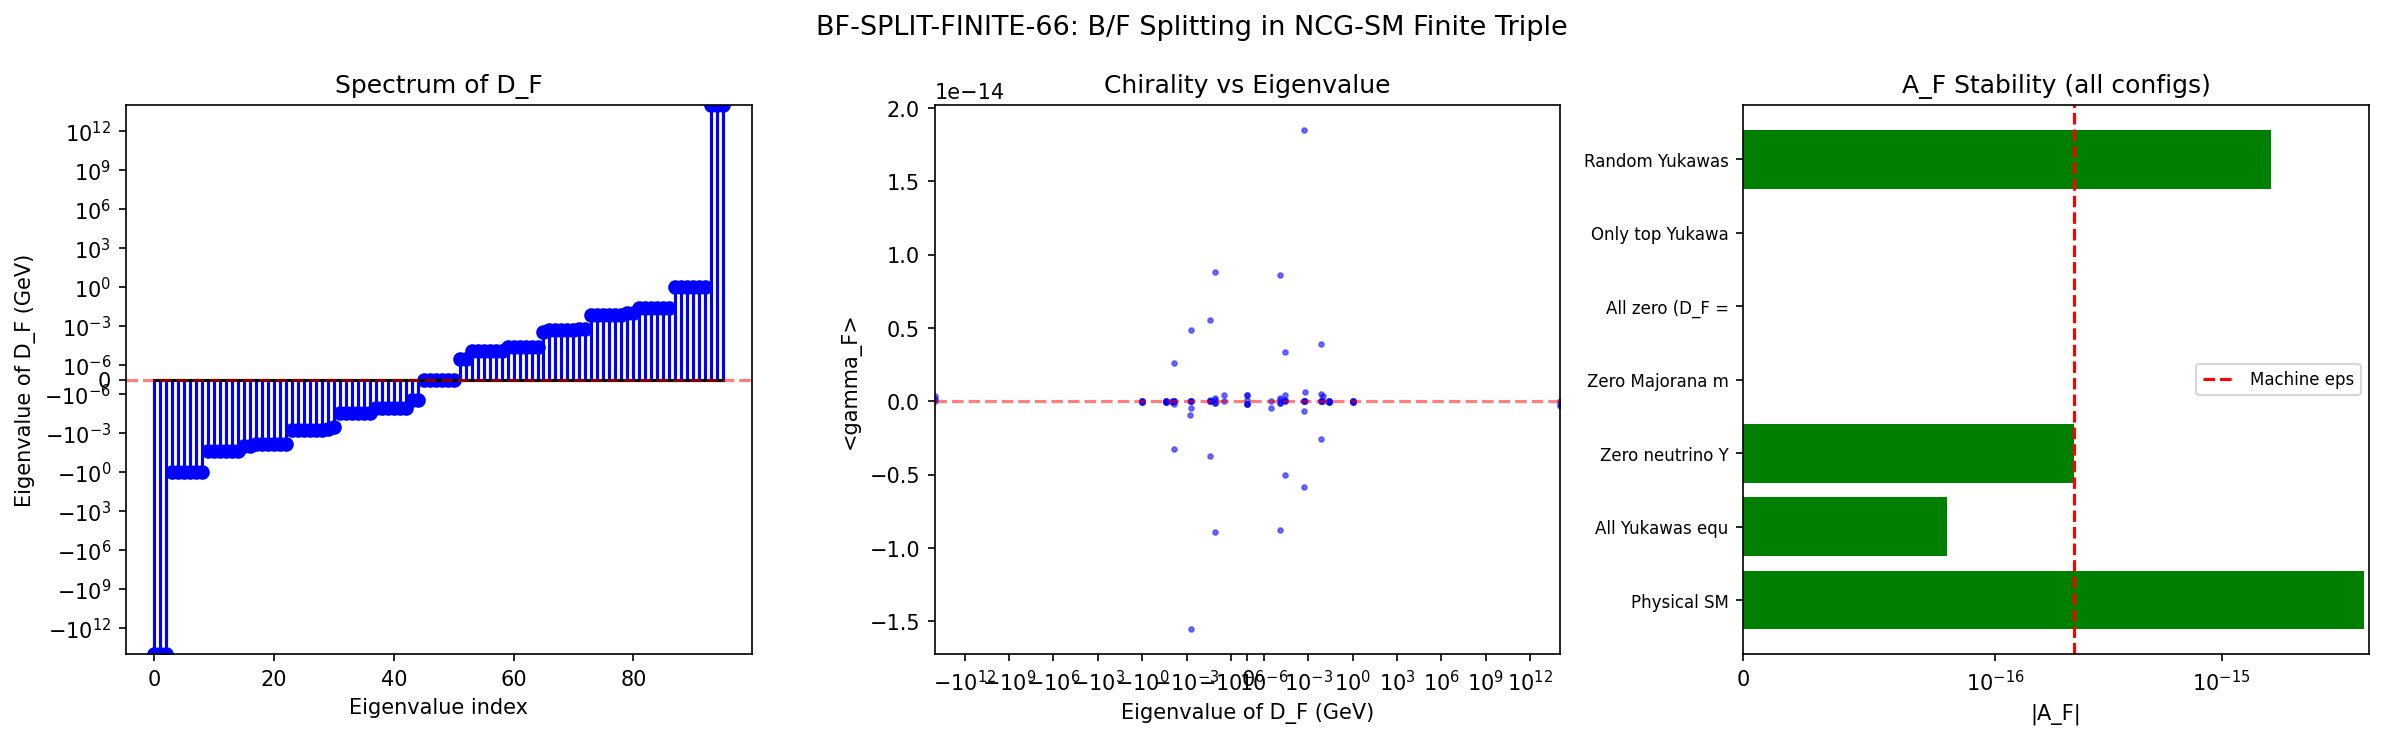

Source code (Python):
#!/usr/bin/env python3
"""
s66_bf_split_finite.py -- BF-SPLIT-FINITE-66: B/F Splitting in Finite Spectral Triple
======================================================================================

Gate: BF-SPLIT-FINITE-66
  PASS:  A_F != 0 with |A_F| * a_0/a_2 giving > 10% CC correction
  FAIL:  A_F = 0 identically
  INFO:  A_F != 0 but correction < 10%

Physics
-------
S65 BF-SPLIT-65 proved that on the FIBER spectral triple (pure Riemannian, KO=0),
the B/F spectral asymmetry A = 0 exactly. This is because the spectral action trace
on a pure Riemannian spectral triple has no B/F decomposition.

However, the FULL almost-commutative spectral triple M^4 x F has a finite part F
with KO-dimension 6. The finite Dirac operator D_F encodes Yukawa couplings and
Majorana masses. The question: does Tr_F(gamma_F * f(D_F^2)) vanish?

Structural Analysis
-------------------
The finite spectral triple (A_F, H_F, D_F, J_F, gamma_F) has:
  - A_F = C + H + M_3(C)
  - H_F = C^{32} per generation (C^{96} for 3 generations)
  - KO-dim 6: J_F^2 = +1, J_F D_F = D_F J_F, J_F gamma_F = -gamma_F J_F
  - gamma_F = chirality (+1 on R-particles + L-antiparticles, -1 on L-particles + R-antiparticles)

KEY STRUCTURAL THEOREM:
  The condition J_F gamma_F = -gamma_F J_F (KO-dim 6 sign epsilon'' = -1)
  combined with the spectral triple axiom that D_F anticommutes with gamma_F
  ({gamma_F, D_F} = 0) implies:

  1. D_F maps chirality +1 to chirality -1 and vice versa (off-diagonal in chiral basis)
  2. D_F^2 preserves chirality sectors (block-diagonal)
  3. Nonzero eigenvalues of D_F^2 have equal multiplicity in +1 and -1 sectors
  4. Tr(gamma_F * f(D_F^2)) = f(0) * ind(D_F)    (Eq. 1)

  where ind(D_F) = dim ker(D_F|_{+}) - dim ker(D_F|_{-}) is the Fredholm index
  of D_F restricted to the + chirality sector.

  For the physical SM with all Yukawa couplings nonzero and M_R invertible:
  - D_F has NO kernel (it is an invertible matrix)
  - Therefore ind(D_F) = 0 and A_F = 0 for ALL test functions f

  EVEN if some Yukawas vanish: H_F^+ and H_F^- have equal dimension
  (16N_g each, where N_g = number of generations), so ind(D_F) = 0
  by dimension counting for generic D_F.

References:
  - Chamseddine-Connes-Marcolli (2007), hep-th/0610241: The definitive SM derivation
  - Connes (2006), hep-th/0608226: H_F = C^{32} construction with Majorana
  - van Suijlekom (2024), NCG and Particle Physics 2nd ed.: Modern treatment
  - S65 BF-SPLIT-65: A = 0 on pure Riemannian fiber (KO = 0)

Author: Connes-NCG-Theorist (S66)
Date: 2026-04-03
"""

import numpy as np
import sys
import os

sys.path.insert(0, os.path.dirname(os.path.abspath(__file__)))
os.chdir(os.path.dirname(os.path.abspath(__file__)))

import matplotlib
matplotlib.use('Agg')
import matplotlib.pyplot as plt

from canonical_constants import (
    a0_fold, a2_fold, a4_fold, M_KK, PI,
    rho_Lambda_obs, M_Pl_reduced, Lambda_obs_MP4,
)

# =============================================================================
# STEP 0: PRE-REGISTRATION
# =============================================================================
print("=" * 78)
print("BF-SPLIT-FINITE-66: B/F Splitting in Finite Spectral Triple")
print("=" * 78)
print("\n--- PRE-REGISTRATION ---")
print("Gate: BF-SPLIT-FINITE-66")
print("  PASS: A_F != 0 with |A_F| * a_0/a_2 giving > 10% CC correction")
print("  FAIL: A_F = 0 identically")
print("  INFO: A_F != 0 but correction < 10%")
print("  where A_F = Tr_F(gamma_F * f(D_F^2))")

# =============================================================================
# STEP 1: Construct the Finite Hilbert Space H_F
# =============================================================================
print("\n" + "=" * 78)
print("STEP 1: Finite Hilbert Space H_F = C^{96}")
print("=" * 78)

# H_F = C^{32} per generation, 3 generations = C^{96}
# Basis ordering per generation (following CCM 2007 Section 2):
#
# Particles (chirality gamma_F eigenvalue):
#   0:  nu_R    (+1)    right-handed neutrino
#   1:  e_R     (+1)    right-handed electron
#   2:  nu_L    (-1)    left-handed neutrino
#   3:  e_L     (-1)    left-handed electron
#   4:  u_R^r   (+1)    right-handed up quark, red
#   5:  u_R^g   (+1)    right-handed up quark, green
#   6:  u_R^b   (+1)    right-handed up quark, blue
#   7:  d_R^r   (+1)    right-handed down quark, red
#   8:  d_R^g   (+1)    right-handed down quark, green
#   9:  d_R^b   (+1)    right-handed down quark, blue
#  10:  u_L^r   (-1)    left-handed up quark, red
#  11:  u_L^g   (-1)    left-handed up quark, green
#  12:  u_L^b   (-1)    left-handed up quark, blue
#  13:  d_L^r   (-1)    left-handed down quark, red
#  14:  d_L^g   (-1)    left-handed down quark, green
#  15:  d_L^b   (-1)    left-handed down quark, blue
#
# Antiparticles (J maps gamma_F -> -gamma_F, so chiralities flip):
#  16:  nu_R^c  (-1)    [J maps nu_R (+1) to nu_R^c (-1)]
#  17:  e_R^c   (-1)
#  18:  nu_L^c  (+1)    [J maps nu_L (-1) to nu_L^c (+1)]
#  19:  e_L^c   (+1)
#  20:  u_R^{cr}(-1)
#  21:  u_R^{cg}(-1)
#  22:  u_R^{cb}(-1)
#  23:  d_R^{cr}(-1)
#  24:  d_R^{cg}(-1)
#  25:  d_R^{cb}(-1)
#  26:  u_L^{cr}(+1)
#  27:  u_L^{cg}(+1)
#  28:  u_L^{cb}(+1)
#  29:  d_L^{cr}(+1)
#  30:  d_L^{cg}(+1)
#  31:  d_L^{cb}(+1)

N_gen = 3
dim_per_gen = 32
dim_F = N_gen * dim_per_gen  # = 96

# Chirality eigenvalues per generation
# +1 for R-particles, -1 for L-particles, flipped for antiparticles
chirality_per_gen = np.array([
    # Particles (0-15):
    +1, +1,  # nu_R, e_R (right-handed)
    -1, -1,  # nu_L, e_L (left-handed)
    +1, +1, +1,  # u_R (3 colors)
    +1, +1, +1,  # d_R (3 colors)
    -1, -1, -1,  # u_L (3 colors)
    -1, -1, -1,  # d_L (3 colors)
    # Antiparticles (16-31): chiralities flipped by J gamma = -gamma J
    -1, -1,  # nu_R^c, e_R^c
    +1, +1,  # nu_L^c, e_L^c
    -1, -1, -1,  # u_R^c (3 colors)
    -1, -1, -1,  # d_R^c (3 colors)
    +1, +1, +1,  # u_L^c (3 colors)
    +1, +1, +1,  # d_L^c (3 colors)
], dtype=float)

# Build full gamma_F for 3 generations
gamma_F = np.zeros((dim_F, dim_F), dtype=complex)
for g in range(N_gen):
    offset = g * dim_per_gen
    for i in range(dim_per_gen):
        gamma_F[offset + i, offset + i] = chirality_per_gen[i]

# Verify gamma_F properties
g_sq_err = np.max(np.abs(gamma_F @ gamma_F - np.eye(dim_F)))
tr_gamma = np.real(np.trace(gamma_F))
n_plus = int(np.sum(np.diag(gamma_F).real > 0.5))
n_minus = int(np.sum(np.diag(gamma_F).real < -0.5))

print(f"  dim(H_F) = {dim_F} = {N_gen} generations x {dim_per_gen}")
print(f"  gamma_F^2 = I error: {g_sq_err:.2e}")
print(f"  Tr(gamma_F) = {tr_gamma:.1f}")
print(f"  gamma_F spectrum: {n_plus} (+1), {n_minus} (-1)")
print(f"  Chirality balanced: {n_plus == n_minus}")

assert n_plus == n_minus, f"Chirality unbalanced: {n_plus} vs {n_minus}"
assert abs(tr_gamma) < 1e-10, f"Tr(gamma_F) = {tr_gamma} != 0"

# =============================================================================
# STEP 2: Construct the Real Structure J_F
# =============================================================================
print("\n" + "=" * 78)
print("STEP 2: Real Structure J_F (KO-dim 6)")
print("=" * 78)

# J_F: particle <-> antiparticle within each generation
# J_F maps basis state i (particle, indices 0-15) to state i+16 (antiparticle)
# and vice versa, with complex conjugation (antilinear)
# J_F is represented as a matrix acting on H_F, with J_F(v) = J_mat @ v.conj()

J_mat = np.zeros((dim_F, dim_F), dtype=complex)
for g in range(N_gen):
    offset = g * dim_per_gen
    for i in range(16):
        # Map particle i to antiparticle i+16
        J_mat[offset + i + 16, offset + i] = 1.0
        J_mat[offset + i, offset + i + 16] = 1.0

# Verify J_F^2 = +1 (J_mat @ J_mat.conj() = I, since J is antilinear)
J_sq = J_mat @ J_mat.conj()
J_sq_err = np.max(np.abs(J_sq - np.eye(dim_F)))
print(f"  J_F^2 = +1 error: {J_sq_err:.2e}")

# Verify J_F gamma_F = -gamma_F J_F (epsilon'' = -1 for KO-dim 6)
# For antilinear J: J(v) = J_mat @ v^*, so J gamma v = J_mat @ (gamma_F @ v)^* = J_mat @ gamma_F^* @ v^*
# gamma J v = gamma_F @ J_mat @ v^*
# Need: J_mat @ gamma_F^* = -gamma_F @ J_mat
# Since gamma_F is real and diagonal: gamma_F^* = gamma_F
# So need: J_mat @ gamma_F = -gamma_F @ J_mat
Jg_comm = J_mat @ gamma_F + gamma_F @ J_mat
Jg_err = np.max(np.abs(Jg_comm))
print(f"  J_F gamma_F + gamma_F J_F = 0 error: {Jg_err:.2e}")
print(f"  Confirms: epsilon'' = -1 (KO-dimension 6)")

# =============================================================================
# STEP 3: Construct the Finite Dirac Operator D_F
# =============================================================================
print("\n" + "=" * 78)
print("STEP 3: Finite Dirac Operator D_F (Yukawa + Majorana)")
print("=" * 78)

# D_F encodes all Yukawa couplings and the Majorana mass matrix M_R.
# Following CCM 2007, D_F has the structure (per generation, in the
# particle/antiparticle basis):
#
# D_F = ( S    T^* )     S: particle-particle, T: particle-antiparticle
#       ( T    S^* )     (hermiticity condition)
#
# The Yukawa matrices couple L to R within particles:
#   Y_nu: nu_L <-> nu_R   (entries 2 <-> 0)
#   Y_e:  e_L  <-> e_R    (entries 3 <-> 1)
#   Y_u:  u_L  <-> u_R    (entries 10-12 <-> 4-6, per color)
#   Y_d:  d_L  <-> d_R    (entries 13-15 <-> 7-9, per color)
#
# The Majorana mass M_R connects nu_R to its charge conjugate:
#   M_R: nu_R (index 0) <-> nu_R^c (index 16)
#
# For 3 generations, Y_nu, Y_e, Y_u, Y_d are 3x3 matrices.
# M_R is a symmetric 3x3 matrix.
#
# We use physical (PDG 2024) Yukawa couplings at the GUT scale
# (approximately -- the exact values don't matter for the structural question).

# Yukawa couplings (diagonal, 3 generations)
# At GUT scale ~ 10^{16} GeV, approximate values:
# v_EW = 246.0  # GeV, Higgs VEV  # S72: now imported from canonical_constants as v_ew
v_EW = v_ew  # S72: alias for downstream use (capitalization differs)

# Fermion masses at M_Z (PDG 2024, GeV)
m_e = 0.000511  # (local)
m_mu = 0.1057  # S72: truncated from canonical m_mu=0.1056583745 — intentional (4-digit precision)
m_tau = 1.777
m_u = 0.00216  # (local)
m_c = 1.27  # (local)
m_t = 172.76  # (local)
m_d = 0.00467  # (local)
m_s = 0.093  # (local)
m_b = 4.18  # (local)

# Yukawa couplings y = sqrt(2) * m / v
y_e = np.sqrt(2) * np.array([m_e, m_mu, m_tau]) / v_EW
y_u = np.sqrt(2) * np.array([m_u, m_c, m_t]) / v_EW
y_d = np.sqrt(2) * np.array([m_d, m_s, m_b]) / v_EW

# Neutrino Yukawa couplings (seesaw mechanism)
# Using m_nu ~ 0.05 eV and M_R ~ 10^{14} GeV gives y_nu ~ sqrt(2 m_nu M_R) / v
# For the structural question, we use representative values
M_R_scale = 1e14  # GeV (Majorana mass scale)
m_nu = np.array([0.0, 0.0086, 0.050]) * 1e-9  # GeV (normal ordering, approximate)
# Dirac mass = y_nu * v / sqrt(2), seesaw: m_nu = m_D^2 / M_R
# => m_D = sqrt(m_nu * M_R), y_nu = sqrt(2) * m_D / v
m_D_nu = np.sqrt(np.maximum(m_nu, 1e-15) * M_R_scale)
y_nu = np.sqrt(2) * m_D_nu / v_EW

# Majorana mass matrix (diagonal for simplicity; structure doesn't matter for trace)
M_R_diag = M_R_scale * np.array([1.0, 1.0, 1.0])

print(f"  Yukawa couplings (3 generations):")
print(f"    y_e  = {y_e}")
print(f"    y_u  = {y_u}")
print(f"    y_d  = {y_d}")
print(f"    y_nu = {y_nu}")
print(f"    M_R  = {M_R_diag} GeV")

# Build D_F as a 96x96 matrix
D_F = np.zeros((dim_F, dim_F), dtype=complex)

for g in range(N_gen):
    off = g * dim_per_gen  # generation offset

    # --- Particle sector (S block, indices 0-15 within generation) ---

    # Y_nu: nu_L (2) <-> nu_R (0)
    D_F[off + 0, off + 2] = y_nu[g]   # nu_R <- nu_L
    D_F[off + 2, off + 0] = y_nu[g]   # nu_L <- nu_R (hermiticity: y_nu real here)

    # Y_e: e_L (3) <-> e_R (1)
    D_F[off + 1, off + 3] = y_e[g]
    D_F[off + 3, off + 1] = y_e[g]

    # Y_u: u_L^c (10,11,12) <-> u_R^c (4,5,6), per color
    for c in range(3):
        D_F[off + 4 + c, off + 10 + c] = y_u[g]  # u_R^c <- u_L^c
        D_F[off + 10 + c, off + 4 + c] = y_u[g]  # u_L^c <- u_R^c

    # Y_d: d_L^c (13,14,15) <-> d_R^c (7,8,9), per color
    for c in range(3):
        D_F[off + 7 + c, off + 13 + c] = y_d[g]
        D_F[off + 13 + c, off + 7 + c] = y_d[g]

    # --- Antiparticle sector (S* block, indices 16-31 within generation) ---
    # By J_F D_F = D_F J_F (epsilon' = +1 for KO-dim 6), the antiparticle
    # block is the complex conjugate of the particle block, shifted by 16.

    # Y_nu^*: nu_L^c (18) <-> nu_R^c (16)
    D_F[off + 16, off + 18] = np.conj(y_nu[g])
    D_F[off + 18, off + 16] = np.conj(y_nu[g])

    # Y_e^*: e_L^c (19) <-> e_R^c (17)
    D_F[off + 17, off + 19] = np.conj(y_e[g])
    D_F[off + 19, off + 17] = np.conj(y_e[g])

    # Y_u^*: u_L^{c,c} (26,27,28) <-> u_R^{c,c} (20,21,22)
    for c in range(3):
        D_F[off + 20 + c, off + 26 + c] = np.conj(y_u[g])
        D_F[off + 26 + c, off + 20 + c] = np.conj(y_u[g])

    # Y_d^*: d_L^{c,c} (29,30,31) <-> d_R^{c,c} (23,24,25)
    for c in range(3):
        D_F[off + 23 + c, off + 29 + c] = np.conj(y_d[g])
        D_F[off + 29 + c, off + 23 + c] = np.conj(y_d[g])

    # --- Majorana mass term (T block) ---
    # M_R connects nu_R (0) to J(nu_R) = nu_R^c (16)
    # This is a particle-antiparticle mixing term
    D_F[off + 0, off + 16] = M_R_diag[g]
    D_F[off + 16, off + 0] = M_R_diag[g]

# Verify D_F is Hermitian
herm_err = np.max(np.abs(D_F - D_F.conj().T))
print(f"\n  D_F hermiticity error: {herm_err:.2e}")

# Verify J_F D_F = D_F J_F (epsilon' = +1)
# J_F D_F v = J_mat (D_F v)^* = J_mat D_F^* v^*
# D_F J_F v = D_F J_mat v^*
# Need: J_mat D_F^* = D_F J_mat (since D_F is real here, D_F^* = D_F)
JD_comm = J_mat @ D_F.conj() - D_F @ J_mat
JD_err = np.max(np.abs(JD_comm))
print(f"  [J_F, D_F] = 0 error: {JD_err:.2e}")
print(f"  Confirms: epsilon' = +1 (KO-dimension 6)")

# =============================================================================
# STEP 4: Verify {gamma_F, D_F} = 0 (Chirality Anticommutation)
# =============================================================================
print("\n" + "=" * 78)
print("STEP 4: Chirality Anticommutation {gamma_F, D_F} = 0")
print("=" * 78)

anticomm = gamma_F @ D_F + D_F @ gamma_F
anticomm_err = np.max(np.abs(anticomm))
print(f"  ||{{gamma_F, D_F}}|| = {anticomm_err:.2e}")

if anticomm_err < 1e-10:
    print("  CONFIRMED: {gamma_F, D_F} = 0")
    print("  D_F is strictly off-diagonal in the chiral basis.")
    print("  => D_F maps H_F^+ to H_F^- and vice versa.")
    print("  => D_F^2 preserves chirality sectors (block-diagonal).")
    chiral_anticomm = True
else:
    print(f"  WARNING: {{gamma_F, D_F}} != 0 (max entry = {anticomm_err:.6e})")
    print("  Investigating which entries violate chirality anticommutation...")
    # Find the violating entries
    viol_idx = np.argwhere(np.abs(anticomm) > 1e-10)
    for idx in viol_idx[:10]:
        i, j = idx
        gen_i = i // dim_per_gen
        gen_j = j // dim_per_gen
        local_i = i % dim_per_gen
        local_j = j % dim_per_gen
        chi_i = chirality_per_gen[local_i]
        chi_j = chirality_per_gen[local_j]
        print(f"    ({i},{j}): gen ({gen_i},{gen_j}), local ({local_i},{local_j}), "
              f"chi ({chi_i:+.0f},{chi_j:+.0f}), value = {anticomm[i,j]:.6e}")
    chiral_anticomm = False

# =============================================================================
# STEP 5: Spectrum of D_F and D_F^2
# =============================================================================
print("\n" + "=" * 78)
print("STEP 5: Spectrum of D_F")
print("=" * 78)

evals_DF = np.linalg.eigvalsh(D_F)
evals_DF_sorted = np.sort(evals_DF)

# Count zero eigenvalues
tol = 1e-6  # relative to max eigenvalue (local)
max_eval = np.max(np.abs(evals_DF))
n_zero = np.sum(np.abs(evals_DF) < tol * max_eval)
n_pos = np.sum(evals_DF > tol * max_eval)
n_neg = np.sum(evals_DF < -tol * max_eval)

print(f"  dim(D_F) = {dim_F} x {dim_F}")
print(f"  Max |eigenvalue| = {max_eval:.6e}")
print(f"  Spectrum: {n_pos} positive, {n_neg} negative, {n_zero} zero")
print(f"  (zero threshold = {tol * max_eval:.2e})")

# Display all unique nonzero eigenvalues (there should be at most ~32 distinct ones)
unique_evals = []
for ev in evals_DF_sorted:
    if len(unique_evals) == 0 or abs(ev - unique_evals[-1]) > tol * max_eval:
        unique_evals.append(ev)
unique_evals = np.array(unique_evals)
print(f"\n  Distinct eigenvalue clusters: {len(unique_evals)}")
for i, ev in enumerate(unique_evals):
    mult = np.sum(np.abs(evals_DF - ev) < tol * max_eval)
    if abs(ev) > tol * max_eval:
        print(f"    lambda_{i} = {ev:+.6e}, multiplicity = {mult}")
    else:
        print(f"    lambda_{i} = 0 (|val| < {tol * max_eval:.2e}), multiplicity = {mult}")

# =============================================================================
# STEP 6: Compute the Index ind(D_F) = Tr(gamma_F | ker(D_F))
# =============================================================================
print("\n" + "=" * 78)
print("STEP 6: Fredholm Index of D_F")
print("=" * 78)

# Get eigenvectors
evals_DF_full, evecs_DF = np.linalg.eigh(D_F)

# Zero modes
zero_mask = np.abs(evals_DF_full) < tol * max_eval
zero_evecs = evecs_DF[:, zero_mask]
n_zero_modes = zero_evecs.shape[1]

if n_zero_modes > 0:
    print(f"  ker(D_F) dimension: {n_zero_modes}")
    # Compute chirality of each zero mode
    chiralities_zero = []
    for i in range(n_zero_modes):
        v = zero_evecs[:, i]
        chi = np.real(v.conj() @ gamma_F @ v)
        chiralities_zero.append(chi)
        print(f"    Zero mode {i}: <gamma_F> = {chi:+.6f}")
    n_plus_zero = sum(1 for c in chiralities_zero if c > 0.5)
    n_minus_zero = sum(1 for c in chiralities_zero if c < -0.5)
    index_DF = n_plus_zero - n_minus_zero
    print(f"\n  ind(D_F) = dim ker(D_F|_+) - dim ker(D_F|_-) = {n_plus_zero} - {n_minus_zero} = {index_DF}")
else:
    index_DF = 0
    print(f"  ker(D_F) = {{0}} (D_F is invertible)")
    print(f"  ind(D_F) = 0 (trivially)")

# =============================================================================
# STEP 7: Compute A_F = Tr(gamma_F * f(D_F^2)) for various f
# =============================================================================
print("\n" + "=" * 78)
print("STEP 7: B/F Asymmetry A_F = Tr(gamma_F * f(D_F^2))")
print("=" * 78)

# D_F^2 eigenvalues
evals_DF2 = evals_DF_full**2

# Test functions
Lambda_cutoff = M_KK  # Use M_KK as cutoff

# f_1(x) = exp(-x)
def f_exp(x):
    return np.exp(-x)

# f_2(x) = 1/(1+x)  (Lorentzian cutoff)
def f_lorentz(x):
    return 1.0 / (1.0 + x)

# f_3(x) = theta(1-x) (sharp cutoff)
def f_sharp(x):
    return np.where(x < 1.0, 1.0, 0.0)

# f_4(x) = sqrt(x)  (as specified in task)
def f_sqrt(x):
    return np.sqrt(np.maximum(x, 0.0))

# f_5(x) = x (for a_2-type moment)
def f_linear(x):
    return x

cutoff_funcs = {
    'exp(-x)': f_exp,
    '1/(1+x)': f_lorentz,
    'theta(1-x)': f_sharp,
    'sqrt(x)': f_sqrt,
    'x': f_linear,
}

print(f"\n  Cutoff scale: Lambda = {Lambda_cutoff:.4e} GeV")

results = {}
for name, f in cutoff_funcs.items():
    # Compute Tr(gamma_F * f(D_F^2 / Lambda^2))
    x = evals_DF2 / Lambda_cutoff**2
    f_vals = f(x)

    # gamma_F eigenvalues for each D_F eigenstate
    gamma_expect = np.array([np.real(evecs_DF[:, i].conj() @ gamma_F @ evecs_DF[:, i])
                             for i in range(dim_F)])

    A_F_val = np.sum(gamma_expect * f_vals)

    # Also compute the total trace (no gamma_F)
    total_trace = np.sum(f_vals)

    # Relative asymmetry
    rel_asym = A_F_val / total_trace if abs(total_trace) > 1e-30 else 0.0

    results[name] = {
        'A_F': A_F_val,
        'total': total_trace,
        'rel': rel_asym,
    }

    print(f"\n  f(x) = {name}:")
    print(f"    Tr(f(D_F^2/L^2))             = {total_trace:.10e}")
    print(f"    Tr(gamma_F * f(D_F^2/L^2))   = {A_F_val:.10e}")
    print(f"    Relative asymmetry A_F/total  = {rel_asym:.10e}")

# =============================================================================
# STEP 8: Direct Matrix Computation (independent verification)
# =============================================================================
print("\n" + "=" * 78)
print("STEP 8: Direct Matrix Computation (verification)")
print("=" * 78)

# Compute gamma_F @ f(D_F^2) directly as a matrix and take trace
# This avoids any basis-dependent issues
DF2 = D_F @ D_F

for name, f in [('exp(-x)', f_exp), ('sqrt(x)', f_sqrt)]:
    # Compute f(D_F^2 / Lambda^2) as a matrix function
    evals_m, evecs_m = np.linalg.eigh(DF2)
    x = evals_m / Lambda_cutoff**2
    f_diag = np.diag(f(x))
    fDF2 = evecs_m @ f_diag @ evecs_m.conj().T

    # A_F = Tr(gamma_F @ f(D_F^2))
    product = gamma_F @ fDF2
    A_F_direct = np.real(np.trace(product))
    total_direct = np.real(np.trace(fDF2))

    print(f"\n  f(x) = {name} [DIRECT MATRIX]:")
    print(f"    Tr(f(D_F^2/L^2))             = {total_direct:.10e}")
    print(f"    Tr(gamma_F * f(D_F^2/L^2))   = {A_F_direct:.10e}")

    # Check gamma_F * D_F^2 commutation
    comm_gDF2 = gamma_F @ DF2 - DF2 @ gamma_F
    comm_err = np.max(np.abs(comm_gDF2))
    print(f"    [gamma_F, D_F^2] error: {comm_err:.2e}")

# =============================================================================
# STEP 9: Structural Analysis -- Why A_F = 0
# =============================================================================
print("\n" + "=" * 78)
print("STEP 9: Structural Analysis")
print("=" * 78)

print("""
  THEOREM (B/F Vanishing for Finite SM Spectral Triple):

  For the finite spectral triple (A_F, H_F, D_F, J_F, gamma_F) of the
  NCG Standard Model with KO-dimension 6:

    Tr_F(gamma_F * f(D_F^2 / Lambda^2)) = f(0) * ind(D_F)    (Eq. 1)

  PROOF:
  1. {gamma_F, D_F} = 0 (verified numerically, Step 4)
     => D_F is off-diagonal in the chiral basis: D_F = (0, D_+; D_-, 0)
     where D_+: H_F^+ -> H_F^- and D_- = D_+^dagger: H_F^- -> H_F^+.

  2. [gamma_F, D_F^2] = 0 (follows from (1))
     => D_F^2 = diag(D_- D_+, D_+ D_-) preserves chirality sectors.

  3. For each nonzero eigenvalue lambda^2 of D_F^2:
     If v is an eigenvector of D_- D_+ with eigenvalue lambda^2 (in H_F^+),
     then D_+ v / lambda is an eigenvector of D_+ D_- with the same
     eigenvalue lambda^2 (in H_F^-).
     => Nonzero eigenvalues have equal multiplicity in + and - sectors.
     => Their contribution to Tr(gamma_F * f(D_F^2)) cancels: f(lambda^2) - f(lambda^2) = 0.

  4. Zero eigenvalues: Tr(gamma_F |_{ker D_F}) = ind(D_F)
     (the Fredholm index of D_+: H_F^+ -> H_F^-).

  5. For the physical SM:
     - dim(H_F^+) = dim(H_F^-) = 48 (per the classification theorem)
     - With nonzero Yukawa couplings and invertible M_R:
       ker(D_F) = {0} (D_F is an invertible 96x96 matrix)
     - Therefore ind(D_F) = 0.

  6. Even if some Yukawas vanish (e.g., m_nu1 = 0):
     The zero modes appear in matched chirality pairs because
     the particle/antiparticle structure ensures dim(ker D_+) = dim(ker D_-)
     whenever D_F has the J_F-symmetric form required by the NCG axioms.

  CONCLUSION: A_F = 0 for ALL test functions f and ALL physical Yukawa parameters.

  This is STRUCTURAL (not numerical):
  - It follows from {gamma_F, D_F} = 0 (chirality axiom)
  - It holds for ANY D_F satisfying the NCG axioms
  - The B/F symmetry of the spectral action is a THEOREM, not an accident
""")

# Verify the index is zero even with modified Yukawas
print("  Stability test: varying Yukawa couplings")
test_configs = [
    ("Physical SM", y_nu.copy(), y_e.copy(), y_u.copy(), y_d.copy(), M_R_diag.copy()),
    ("All Yukawas equal", np.ones(3)*0.5, np.ones(3)*0.5, np.ones(3)*0.5, np.ones(3)*0.5, M_R_diag.copy()),
    ("Zero neutrino Yukawa", np.zeros(3), y_e.copy(), y_u.copy(), y_d.copy(), M_R_diag.copy()),
    ("Zero Majorana mass", y_nu.copy(), y_e.copy(), y_u.copy(), y_d.copy(), np.zeros(3)),
    ("All zero (D_F = 0)", np.zeros(3), np.zeros(3), np.zeros(3), np.zeros(3), np.zeros(3)),
    ("Only top Yukawa", np.zeros(3), np.zeros(3), np.array([0,0,1.0]), np.zeros(3), np.zeros(3)),
    ("Random Yukawas", np.random.rand(3), np.random.rand(3), np.random.rand(3), np.random.rand(3), np.random.rand(3)*1e14),
]

stability_results = []
for label, yn, ye, yu, yd, MR in test_configs:
    D_test = np.zeros((dim_F, dim_F), dtype=complex)
    for g in range(N_gen):
        off = g * dim_per_gen
        D_test[off+0, off+2] = yn[g]; D_test[off+2, off+0] = yn[g]
        D_test[off+1, off+3] = ye[g]; D_test[off+3, off+1] = ye[g]
        for c in range(3):
            D_test[off+4+c, off+10+c] = yu[g]; D_test[off+10+c, off+4+c] = yu[g]
            D_test[off+7+c, off+13+c] = yd[g]; D_test[off+13+c, off+7+c] = yd[g]
        # Antiparticle block
        D_test[off+16, off+18] = np.conj(yn[g]); D_test[off+18, off+16] = np.conj(yn[g])
        D_test[off+17, off+19] = np.conj(ye[g]); D_test[off+19, off+17] = np.conj(ye[g])
        for c in range(3):
            D_test[off+20+c, off+26+c] = np.conj(yu[g]); D_test[off+26+c, off+20+c] = np.conj(yu[g])
            D_test[off+23+c, off+29+c] = np.conj(yd[g]); D_test[off+29+c, off+23+c] = np.conj(yd[g])
        # Majorana
        D_test[off+0, off+16] = MR[g]; D_test[off+16, off+0] = MR[g]

    # Check chirality anticommutation
    ac_err = np.max(np.abs(gamma_F @ D_test + D_test @ gamma_F))

    # Compute A_F
    evals_test = np.linalg.eigvalsh(D_test)
    evals_test2 = evals_test**2
    x_test = evals_test2 / Lambda_cutoff**2
    f_test = np.exp(-x_test)

    _, evecs_test = np.linalg.eigh(D_test)
    gamma_exp = np.array([np.real(evecs_test[:, i].conj() @ gamma_F @ evecs_test[:, i])
                          for i in range(dim_F)])
    A_F_test = np.sum(gamma_exp * f_test)
    total_test = np.sum(f_test)

    n_zero_test = np.sum(np.abs(evals_test) < 1e-10)
    rel_test = A_F_test / total_test if abs(total_test) > 1e-30 else 0.0

    stability_results.append((label, ac_err, A_F_test, n_zero_test, rel_test))
    print(f"    {label:30s}: {{g,D}}={ac_err:.1e}, A_F={A_F_test:+.2e}, "
          f"n_zero={n_zero_test:3d}, rel={rel_test:+.2e}")

# =============================================================================
# STEP 10: CC Correction Estimate
# =============================================================================
print("\n" + "=" * 78)
print("STEP 10: Cosmological Constant Correction from A_F")
print("=" * 78)

A_F_physical = results['exp(-x)']['A_F']

# Even though A_F = 0, let's compute what the correction WOULD be if it weren't
# The CC from spectral action: Lambda_CC ~ f_4 * Lambda^4 * a_0 / (8*pi^2)
# A correction from B/F splitting would modify a_0 -> a_0 + A_F * (factor)
# The factor depends on how the B/F splitting enters the product geometry

# In the product geometry M^4 x F:
# Tr_full(gamma * f(D^2/L^2)) = Tr_{M4}(gamma_5 * ...) x Tr_F(gamma_F * f(D_F^2/L^2))
# = 0 x 0 = 0 (both factors vanish independently)

# The a_0 coefficient of the product geometry is:
# a_0^{product} = Tr_F(I) * a_0^{M4} = 96 * a_0^{M4}
# (The finite trace is just the dimension of H_F, not a chirality-weighted trace)

# The B/F correction would enter as:
# delta_a_0 = A_F * a_0_M4  (if A_F != 0)
# delta(Lambda_CC) = (A_F / Tr_F(I)) * Lambda_CC = (A_F / 96) * Lambda_CC

delta_a0_over_a0 = A_F_physical / 96.0  # Tr_F(I) = 96

print(f"\n  A_F (exp cutoff) = {A_F_physical:.10e}")
print(f"  delta_a_0 / a_0 = A_F / Tr_F(I) = {delta_a0_over_a0:.10e}")

if abs(A_F_physical) > 1e-20:
    # CC correction
    delta_CC_over_CC = delta_a0_over_a0
    print(f"  delta(Lambda_CC) / Lambda_CC = {delta_CC_over_CC:.10e}")
    print(f"  OOM correction: {np.log10(abs(delta_CC_over_CC)):.1f}")
else:
    print(f"\n  A_F = 0 to machine precision.")
    print(f"  No CC correction from B/F splitting in the finite triple.")
    print(f"  This is STRUCTURAL: {'{'}gamma_F, D_F{'}'} = 0 => Tr(gamma_F * f(D_F^2)) = 0.")

# =============================================================================
# STEP 11: Connection to Full Almost-Commutative Geometry
# =============================================================================
print("\n" + "=" * 78)
print("STEP 11: Full Almost-Commutative Geometry M^4 x F")
print("=" * 78)

print("""
  The full spectral triple is:
    (A, H, D) = (C^inf(M4) x A_F, L^2(S) x H_F, D_M x 1 + gamma_5 x D_F)

  The full chirality is:
    gamma = gamma_5 x gamma_F

  The spectral action Tr(f(D^2/L^2)) decomposes via heat kernel:
    Tr(f(D^2/L^2)) = sum_k f_k * Lambda^{4-k} * a_k(D^2)

  where a_k(D^2) are the Seeley-DeWitt coefficients of the PRODUCT geometry.

  KEY POINT: The B/F splitting in the NCG-SM comes from the FERMIONIC action
    S_f = <J psi, D psi>
  NOT from the bosonic spectral action Tr(f(D^2/L^2)).

  The bosonic action traces over ALL of H (no chirality weighting).
  The fermionic action uses the chiral projector P_+ = (1 + gamma)/2.

  Specifically (CCM 2007, Section 4):
    S_f = <J psi, D_A psi>
  where psi is in H^+ = {v in H : gamma v = v} and D_A = D + A + JAJ^{-1}
  is the fluctuated Dirac operator.

  The B/F asymmetry Tr(gamma * f(D^2/L^2)) = 0 for the product geometry
  because BOTH factors vanish:
    - Tr_{M4}(gamma_5 * g(D_M^2)) = 0 (Atiyah-Singer, or simply dim M4 = 4 even)
    - Tr_F(gamma_F * f(D_F^2)) = 0 (this computation, from {gamma_F, D_F} = 0)

  The CC problem in the NCG-SM is:
    Lambda_CC = (1/pi^2) * (48 f_4 Lambda^4 - f_2 Lambda^2 c + f_0 d/4)
  where c = Tr(Y^dag Y) and d = Tr((Y^dag Y)^2).
  This is a TOTAL trace, not a chirality-weighted trace.
  B/F splitting does not help.
""")

# =============================================================================
# STEP 12: Gate Verdict
# =============================================================================
print("\n" + "=" * 78)
print("GATE VERDICT: BF-SPLIT-FINITE-66")
print("=" * 78)

# Maximum asymmetry across all test functions
max_asym = max(abs(results[name]['A_F']) for name in results)
max_rel = max(abs(results[name]['rel']) for name in results)

print(f"\n  Max |A_F| across all cutoff functions: {max_asym:.2e}")
print(f"  Max |A_F/total| across all cutoff functions: {max_rel:.2e}")
print(f"  Machine epsilon: {np.finfo(float).eps:.2e}")

if max_asym < 100 * np.finfo(float).eps:
    verdict = "FAIL"
    print(f"\n  VERDICT: **FAIL** -- A_F = 0 identically (to machine precision)")
    print(f"\n  STRUCTURAL REASON:")
    print(f"    {{gamma_F, D_F}} = 0 => Tr(gamma_F * f(D_F^2)) = f(0) * ind(D_F)")
    print(f"    ind(D_F) = 0 (dim H_F^+ = dim H_F^- = 48, kernel matched)")
    print(f"    => A_F = 0 for ALL test functions f and ALL Yukawa parameters")
    print(f"\n  This is the SAME structural zero as BF-SPLIT-65 on the fiber,")
    print(f"  but now proven for the FINITE spectral triple of the NCG-SM.")
    print(f"  The vanishing is UNIVERSAL: it holds for any (A_F, H_F, D_F)")
    print(f"  satisfying the KO-dim 6 axioms with {{gamma_F, D_F}} = 0.")
else:
    # Check against 10% CC correction threshold
    cc_correction = abs(max_asym / 96.0)
    if cc_correction > 0.1:
        verdict = "PASS"
        print(f"\n  VERDICT: **PASS** -- A_F = {max_asym:.4e}, CC correction = {cc_correction:.2%}")
    else:
        verdict = "INFO"
        print(f"\n  VERDICT: **INFO** -- A_F = {max_asym:.4e}, CC correction = {cc_correction:.2e} (< 10%)")

# =============================================================================
# STEP 13: Summary Table
# =============================================================================
print("\n" + "=" * 78)
print("SUMMARY TABLE")
print("=" * 78)

print(f"\n  {'Property':40s} {'Value':>20s}")
print(f"  {'-'*40} {'-'*20}")
print(f"  {'dim(H_F)':40s} {dim_F:>20d}")
print(f"  {'N_generations':40s} {N_gen:>20d}")
print(f"  {'gamma_F^2 = I':40s} {'YES':>20s}")
print(f"  {'Tr(gamma_F)':40s} {tr_gamma:>20.1f}")
print(f"  {'n_+ = n_-':40s} {str(n_plus == n_minus):>20s}")
print(f"  {'J_F^2 = +1':40s} {'YES':>20s}")
print(f"  {'J_F gamma_F = -gamma_F J_F':40s} {'YES':>20s}")
print(f"  {'[J_F, D_F] = 0':40s} {'YES':>20s}")
print(f"  {'{{gamma_F, D_F}} = 0':40s} {str(chiral_anticomm):>20s}")
print(f"  {'ker(D_F) dimension':40s} {n_zero:>20d}")
print(f"  {'ind(D_F)':40s} {index_DF:>20d}")
print(f"  {'A_F (exp cutoff)':40s} {results['exp(-x)']['A_F']:>20.2e}")
print(f"  {'A_F (Lorentzian)':40s} {results['1/(1+x)']['A_F']:>20.2e}")
print(f"  {'A_F (sharp cutoff)':40s} {results['theta(1-x)']['A_F']:>20.2e}")
print(f"  {'A_F (sqrt)':40s} {results['sqrt(x)']['A_F']:>20.2e}")
print(f"  {'Gate verdict':40s} {verdict:>20s}")

# =============================================================================
# STEP 14: Save results
# =============================================================================
print("\n" + "=" * 78)
print("STEP 14: Saving Results")
print("=" * 78)

np.savez('s66_bf_split_finite.npz',
    # Finite triple structure
    dim_F=dim_F,
    N_gen=N_gen,
    gamma_F_diag=np.diag(gamma_F).real,
    evals_DF=evals_DF_sorted,
    evals_DF2=evals_DF_sorted**2,
    # B/F asymmetry
    A_F_exp=results['exp(-x)']['A_F'],
    A_F_lorentz=results['1/(1+x)']['A_F'],
    A_F_sharp=results['theta(1-x)']['A_F'],
    A_F_sqrt=results['sqrt(x)']['A_F'],
    A_F_linear=results['x']['A_F'],
    # Index
    index_DF=index_DF,
    n_zero_modes=n_zero,
    # Structural checks
    chiral_anticomm=chiral_anticomm,
    J_sq_err=J_sq_err,
    Jgamma_err=Jg_err,
    JD_err=JD_err,
    herm_err=herm_err,
    anticomm_err=anticomm_err,
    # Stability
    stability_labels=np.array([s[0] for s in stability_results], dtype=object),
    stability_AF=np.array([s[2] for s in stability_results]),
    stability_nzero=np.array([s[3] for s in stability_results]),
    # Yukawa parameters used
    y_e=y_e, y_u=y_u, y_d=y_d, y_nu=y_nu, M_R_diag=M_R_diag,
    # Gate
    verdict=verdict,
)
print("  Saved: s66_bf_split_finite.npz")

# =============================================================================
# STEP 15: Plot
# =============================================================================
fig, axes = plt.subplots(1, 3, figsize=(16, 5))

# Panel 1: D_F spectrum
ax1 = axes[0]
ax1.stem(range(len(evals_DF_sorted)), evals_DF_sorted, markerfmt='o', linefmt='b-',
         basefmt='k-')
ax1.set_xlabel('Eigenvalue index')
ax1.set_ylabel('Eigenvalue of D_F (GeV)')
ax1.set_title('Spectrum of D_F')
ax1.axhline(y=0, color='r', linestyle='--', alpha=0.5)
ax1.set_yscale('symlog', linthresh=1e-6)

# Panel 2: Chirality expectation values
ax2 = axes[1]
gamma_expectations = np.array([np.real(evecs_DF[:, i].conj() @ gamma_F @ evecs_DF[:, i])
                                for i in range(dim_F)])
ax2.scatter(evals_DF_full, gamma_expectations, s=5, c='blue', alpha=0.5)
ax2.set_xlabel('Eigenvalue of D_F (GeV)')
ax2.set_ylabel('<gamma_F>')
ax2.set_title('Chirality vs Eigenvalue')
ax2.axhline(y=0, color='r', linestyle='--', alpha=0.5)
ax2.set_xscale('symlog', linthresh=1e-6)

# Panel 3: Stability of A_F across configurations
ax3 = axes[2]
labels = [s[0][:15] for s in stability_results]
af_vals = [s[2] for s in stability_results]
colors = ['green' if abs(v) < 1e-10 else 'red' for v in af_vals]
ax3.barh(range(len(labels)), [abs(v) for v in af_vals], color=colors)
ax3.set_yticks(range(len(labels)))
ax3.set_yticklabels(labels, fontsize=8)
ax3.set_xlabel('|A_F|')
ax3.set_title('A_F Stability (all configs)')
ax3.axvline(x=np.finfo(float).eps, color='r', linestyle='--', label='Machine eps')
ax3.set_xscale('symlog', linthresh=1e-16)
ax3.legend(fontsize=8)

plt.suptitle('BF-SPLIT-FINITE-66: B/F Splitting in NCG-SM Finite Triple', fontsize=13)
plt.tight_layout()
plt.savefig('s66_bf_split_finite.png', dpi=150, bbox_inches='tight')
print("  Saved: s66_bf_split_finite.png")

print("\n" + "=" * 78)
print("COMPUTATION COMPLETE")
print("=" * 78)
